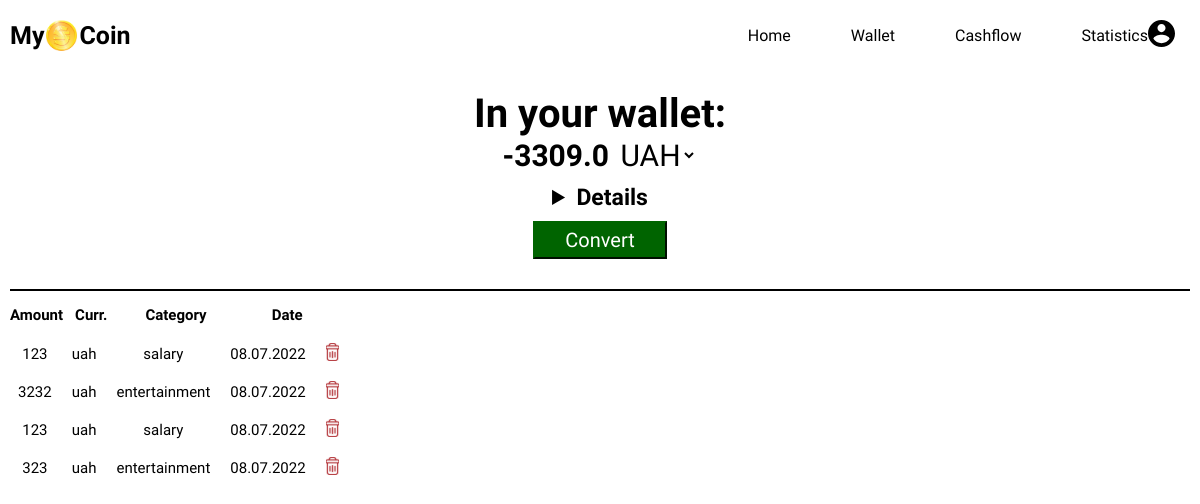
Page /wallet (signed in) on the earlier database version.
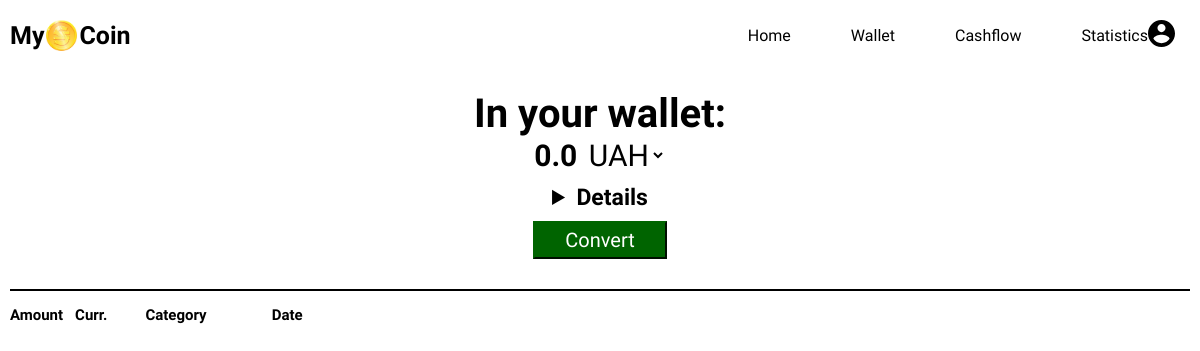
Same page on the later database version.
### tables this page shows
CREATE TABLE cashflow(    
      id INTEGER PRIMARY KEY AUTOINCREMENT NOT NULL ,
      cashflow_id INTEGER NOT NULL ,     
      type TEXT NOT NULL,
      count INTEGER,
      currency TEXT NOT NULL,
      category TEXT NOT NULL,
      daytime  DATETIME NOT NULL DEFAULT CURRENT_TIMESTAMP ,
      FOREIGN KEY(cashflow_id) REFERENCES users(id)
);

### app.py (the view)
@app.route("/wallet", methods=["GET", "POST"])
@login_required
def wallet():
    if request.method == "POST":
        uah_income = db.execute("SELECT sum(count) FROM cashflow WHERE type = 'income' and cashflow_id = ? and currency = 'uah'", session["user_id"])[0]["sum(count)"]
        usd_income = db.execute("SELECT sum(count) FROM cashflow WHERE type = 'income' and cashflow_id = ? and currency = 'usd'", session["user_id"])[0]["sum(count)"]
        eur_income = db.execute("SELECT sum(count) FROM cashflow WHERE type = 'income' and cashflow_id = ? and currency = 'eur'", session["user_id"])[0]["sum(count)"]
        uah_expence = db.execute("SELECT sum(count) FROM cashflow WHERE type = 'expense' and cashflow_id = ? and currency = 'uah'", session["user_id"])[0]["sum(count)"]
        usd_expence = db.execute("SELECT sum(count) FROM cashflow WHERE type = 'expense' and cashflow_id = ? and currency = 'usd'", session["user_id"])[0]["sum(count)"]
        eur_expence = db.execute("SELECT sum(count) FROM cashflow WHERE type = 'expense' and cashflow_id = ? and currency = 'eur'", session["user_id"])[0]["sum(count)"]
        if uah_income is None:
            uah_income = 0
        if usd_income is None:
            usd_income = 0
        if eur_income is None:
            eur_income = 0
        if uah_expence is None:
            uah_expence = 0
        if usd_expence is None:
            usd_expence = 0
        if eur_expence is None:
            eur_expence = 0
        cash_uah = uah_income - uah_expence
        cash_usd = usd_income - usd_expence
        cash_eur = eur_income - eur_expence
        currency = request.form.get("currency")
        if currency == "UAH":
            usd_to_uah = exchange_rate["usd_to_uah"]
            eur_to_uah = exchange_rate["eur_to_uah"]
            cash_usd_in_uah = int(cash_usd) * usd_to_uah
            cash_usd_in_uah = float(round(cash_usd_in_uah, 2))
            cash_eur_in_uah = int(cash_eur) * eur_to_uah
            cash_eur_in_uah = float(round(cash_eur_in_uah, 2))
            cash_uah = float(round(cash_uah, 2))
            money = cash_usd_in_uah + cash_eur_in_uah + float(cash_uah)
        elif currency == "USD":
            uah_to_usd = exchange_rate["uah_to_usd"]
            eur_to_usd = exchange_rate["eur_to_usd"]
            cash_uah_in_usd = int(cash_uah) * uah_to_usd
            cash_uah_in_usd = float(round(cash_uah_in_usd, 2))
            cash_eur_in_usd = int(cash_eur) * eur_to_usd
            cash_eur_in_usd = float(round(cash_eur_in_usd, 2))
            cash_usd = str(round(cash_usd, 2))
            money = cash_uah_in_usd + cash_eur_in_usd + float(cash_usd)
        else:
            usd_to_eur = exchange_rate["usd_to_eur"]
            uah_to_eur = exchange_rate["uah_to_eur"]
            cash_usd_in_eur = int(cash_usd) * usd_to_eur
            cash_usd_in_eur = float(round(cash_usd_in_eur, 2))
            cash_uah_in_eur = int(cash_uah) * uah_to_eur
            cash_uah_in_eur = float(round(cash_uah_in_eur, 2))
            cash_eur = float(round(cash_eur, 2))
            money = cash_usd_in_eur + cash_uah_in_eur + float(cash_eur)
        my_coin = db.execute("SELECT id,count,currency,category,strftime('%d.%m.%Y',daytime) FROM cashflow WHERE cashflow_id = ?", session["user_id"])
        name = db.execute("SELECT username FROM users WHERE id = ?", session["user_id"])
        try:
            return render_template("wallet.html", my_coin = my_coin,name = name[0]["username"],money = money,cash_uah = cash_uah,cash_usd = cash_usd,cash_eur =cash_eur,uah_income = uah_income,usd_income = usd_income,eur_income= eur_income,uah_expence =uah_expence,usd_expence = usd_expence, eur_expence = eur_expence)
        except TypeError:
            render_template("emptywallet.html",name = name[0]["username"])
    else:
        uah_income = db.execute("SELECT sum(count) FROM cashflow WHERE type = 'income' and cashflow_id = ? and currency = 'uah'", session["user_id"])[0]["sum(count)"]
        usd_income = db.execute("SELECT sum(count) FROM cashflow WHERE type = 'income' and cashflow_id = ? and currency = 'usd'", session["user_id"])[0]["sum(count)"]
        eur_income = db.execute("SELECT sum(count) FROM cashflow WHERE type = 'income' and cashflow_id = ? and currency = 'eur'", session["user_id"])[0]["sum(count)"]
        uah_expence = db.execute("SELECT sum(count) FROM cashflow WHERE type = 'expense' and cashflow_id = ? and currency = 'uah'", session["user_id"])[0]["sum(count)"]
        usd_expence = db.execute("SELECT sum(count) FROM cashflow WHERE type = 'expense' and cashflow_id = ? and currency = 'usd'", session["user_id"])[0]["sum(count)"]
        eur_expence = db.execute("SELECT sum(count) FROM cashflow WHERE type = 'expense' and cashflow_id = ? and currency = 'eur'", session["user_id"])[0]["sum(count)"]
        if uah_income is None:
            uah_income = 0
        if usd_income is None:
            usd_income = 0
        if eur_income is None:
            eur_income = 0
        if uah_expence is None:
            uah_expence = 0
        if usd_expence is None:
            usd_expence = 0
        if eur_expence is None:
            eur_expence = 0
        cash_uah = uah_income - uah_expence
        cash_usd = usd_income - usd_expence
        cash_eur = eur_income - eur_expence
        usd_to_uah = exchange_rate["usd_to_uah"]
        eur_to_uah = exchange_rate["eur_to_uah"]
        cash_usd_in_uah = int(cash_usd) * usd_to_uah
        cash_usd_in_uah = float(round(cash_usd_in_uah, 2))
        cash_eur_in_uah = int(cash_eur) * eur_to_uah
        cash_eur_in_uah = float(round(cash_eur_in_uah, 2))
        cash_uah = float(round(cash_uah, 2))
        money = cash_usd_in_uah + cash_eur_in_uah + float(cash_uah)
        my_coin = db.execute("SELECT id,count,currency,category,strftime('%d.%m.%Y',daytime) FROM cashflow WHERE cashflow_id = ?", session["user_id"])
        name = db.execute("SELECT username FROM users WHERE id = ?", session["user_id"])
        try:
            return render_template("wallet.html", my_coin = my_coin,name = name[0]["username"],money = money)
        except TypeError:
            render_template("emptywallet.html",name = name[0]["username"])

### app.py (called while the page is built)
@app.after_request
def after_request(response):
    response.headers["Cache-Control"] = "no-cache, no-store, must-revalidate"
    response.headers["Expires"] = 0
    response.headers["Pragma"] = "no-cache"
    return response

### helpers.py (called while the page is built)
def login_required(f):
    @wraps(f)
    def decorated_function(*args, **kwargs):
        if session.get("user_id") is None:
            return redirect("/login")
        return f(*args, **kwargs)
    return decorated_function

### templates/wallet.html (shortened to what this page needs)
{% extends "index.html" %}
{% block main %}
    <form class="wallet-page" action="/wallet" method="post">
        <div class="money-in-wallet">
            <label class="in-your-wallet"><span class="in-your-wallet-title">In your wallet:</span><br>{{money}}
                <select name="currency" id="currency">
                    <option id="currency-value" value="UAH">UAH</option>
                    </select>
            </label>
            <div class="wallet-description">
                    <details>
                        <summary class="wallet-details-title">Details</summary>
                    </details>
            </div>
                <button class="wallet-convert-button" type="submit">Convert</button>
        </div>
    </form>
    <hr class="wallet-upper-line">
    <div class="wallet-history-title">
        <h3>Amount</h3>
        <h3 class="wallet-currency">Curr.</h3>
        <h3 class="wallet-category">Category</h3>
        <h3>Date</h3>
    </div>
    <form class="wallet-page-history" action="/wallet" method="get">
        <table id="tabula" class="table table-dark table-sm" >
            {% for coin in my_coin %}
                {% if coin["type"] == 'expense' %}
                <tr class="wallet-history-description">
                    <td class="wallet-history">{{coin["count"]}}</td>
                    <td class="wallet-history">{{coin["currency"]}}</td>
                    <td class="wallet-history">{{coin["category"]}}</td>
                    <td class="wallet-history">{{coin["strftime('%d.%m.%Y',daytime)"]}}</td>
                    <td class="wallet-history"><a href="{{ url_for('delete', deleted_id = coin["id"]) }}"</a><img class="trash-icon" src="../static/img/trash-icon.svg" alt="delete button"></button></td>
                </tr>
                {% else %}
                <tr class="wallet-history-description">
                    <td class="wallet-history">{{coin["count"]}}</td>
                    <td class="wallet-history">{{coin["currency"]}}</td>
                    <td class="wallet-history">{{coin["category"]}}</td>
                    <td class="wallet-history">{{coin["strftime('%d.%m.%Y',daytime)"]}}</td>
                    <td class="wallet-history"><a href="{{ url_for('delete', deleted_id = coin["id"]) }}"</a><img class="trash-icon" src="../static/img/trash-icon.svg" alt="delete button"></button></td>
                </tr>
                {% endif %}
            {% endfor %}
    </form>
{% endblock %}

### templates/index.html (shortened to what this page needs)
<!DOCTYPE html>
<html lang="en">
    <head>
        <link href="/static/index.css" rel="stylesheet">
    </head>
    <body>
                    {% if session["user_id"] %}
                    <header>
                        <a class="company-title" href="/home">My<img class="company-logo" src="../static/img/title-icon.svg" alt="coin">Coin</a>
                        <nav class="navbar">
                        <ul class="nav-menu">
                            <li class="nav-item"><a class="nav-link" href="/home">Home</a></li>
                            <li class="nav-item"><a class="nav-link" href="/wallet">Wallet</a></li>
                            <li class="nav-item"><a class="nav-link" href="/cashflow">Cashflow</a></li>
                            <li class="nav-item"><a class="nav-link" href="/statistics">Statistics</a></li>
                        </ul>
                        <div class="user-nav">
                            <div class="user-dropdown">
                                    <img class="user-icon" src="../static/img/user-icon.svg" alt="user icon">
                             </div>
                        </div>
                    </nav>
                </header>
                    {% endif %}
            {% block main %}{% endblock %}
    </body>
</html>

### static/index.css (style rules this page uses)
* { padding: 0; margin: 0; box-sizing: border-box; font-family: "Anek Latin", sans-serif; }
body { background-image: url("img/MyCoin-background.jpg"); background-size: cover; max-width: 100%; height: 100%; background-attachment: fixed; padding: 10px; }
header { display: flex; justify-content: space-between; align-items: center; height: 50px; }
header .company-title { display: flex; justify-content: center; align-items: center; font-size: 25px; font-weight: bold; }
header .company-title img { padding: 0 2px 0 2px; }
header li { list-style: none; }
header a { text-decoration: none; color: black; }
header .navbar { display: flex; min-height: 70px; justify-content: center; align-items: center; }
header .user-icon { margin-right: 15px; }
header .nav-menu { display: flex; align-items: center; gap: 60px; }
header .user-dropdown { z-index: 51; }
header .user-dropdown .user-icon { cursor: pointer; }

### static/wallet.css (style rules this page uses)
.money-in-wallet { font-size: 30px; font-weight: bold; display: flex; justify-content: center; align-items: center; flex-direction: column; }
.in-your-wallet { padding: 10px 0 10px 0; text-align: center; }
.in-your-wallet-title { font-size: 40px; }
#currency { background: none; border: none; font-size: 30px; cursor: pointer; }
#currency-value { background: none; border: none; }
.wallet-page { margin-top: 20px; }
.wallet-history-title, .wallet-history-description { text-align: center; }
.wallet-history-title { font-size: medium; font-weight: bold; display: flex; justify-content: flex-start; }
.wallet-history-title h3 { font-size: 15px; }
.wallet-history-title .wallet-category { margin-right: 65px; margin-left: 38px; }
.wallet-history-title .wallet-currency { margin-left: 12px; }
.wallet-upper-line { margin-bottom: 15px; margin-top: 30px; width: 100%; height: 1.5px; display: flex; justify-content: center; background-color: black; border: black; }
.wallet-convert-button { background-color: darkgreen; color: white; border-color: darkgreen; padding: 5px 30px; font-size: 20px; margin-top: 10px; cursor: pointer; }
.wallet-description { cursor: pointer; text-align: center; }
.wallet-details-title { font-size: 23px; }
.wallet-page select { position: relative; }
.wallet-page-history { margin-top: 10px; overflow-y: auto; height: 330px; }

### static/home.css (style rules this page uses)
.user-home-page h2, a { text-decoration: none; }

Differences in the rows shown:
removed cashflow: count "123", currency "uah", category "salary", coin "08.07.2022"
removed cashflow: count "3232", currency "uah", category "entertainment", coin "08.07.2022"
removed cashflow: count "123", currency "uah", category "salary", coin "08.07.2022"
removed cashflow: count "323", currency "uah", category "entertainment", coin "08.07.2022"
Other differences:
{{ money }}: "-3309.0" → "0.0"
